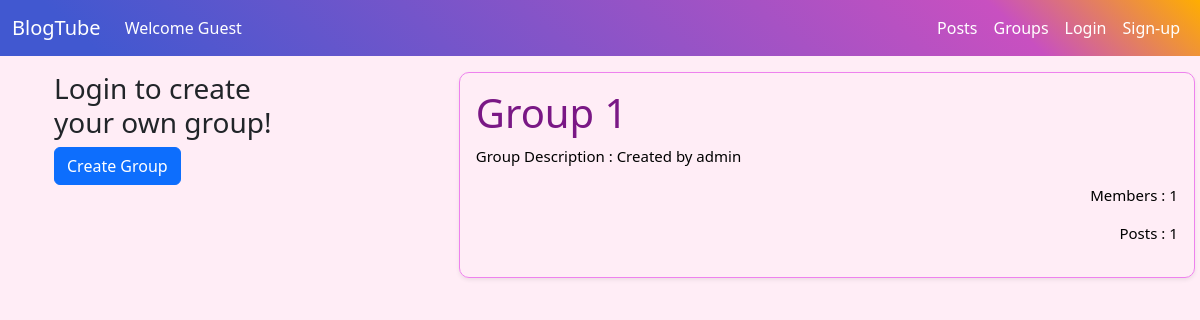
Page /group/group_list/ on the earlier database version.
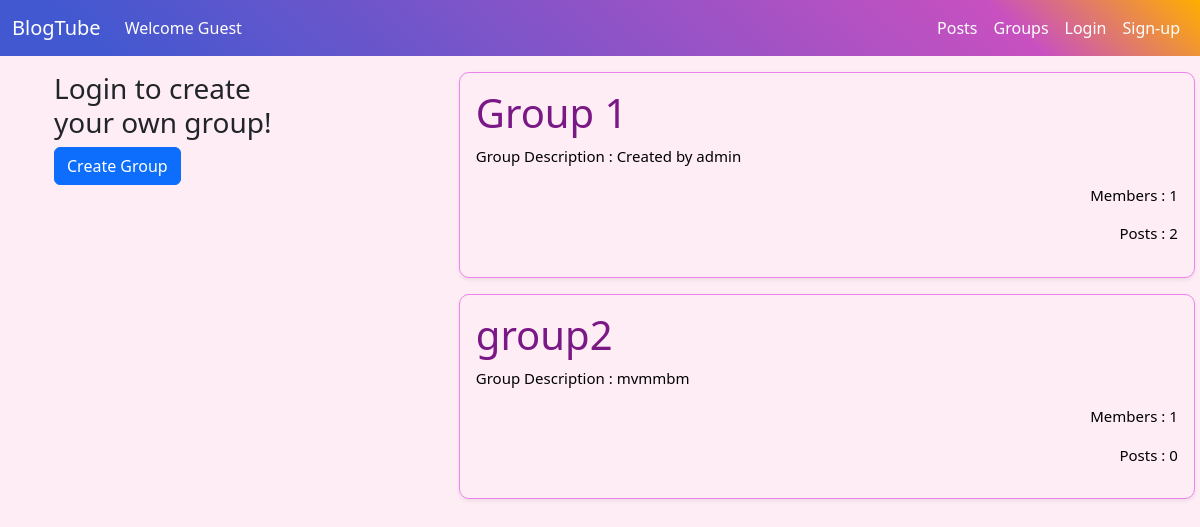
Same page on the later database version.
### group/models.py (models this page shows, shortened)
class Group(models.Model):
    name = models.CharField(max_length=1000)
    description = models.CharField(max_length=5000)
    profile = models.ManyToManyField(Profile,through='GroupMember')
    @property
    def postcount(self):
        posts = self.post_set.all()
        post_count = len([post for post in posts])
        return post_count

### blog/models.py (models this page shows, shortened)
class Post(models.Model):
    user = models.ForeignKey(User,related_name='posts',on_delete=models.CASCADE)
    group = models.ForeignKey(Group,on_delete=models.CASCADE)
    title = models.CharField(max_length=250)
    description = models.TextField()
    created_on = models.DateTimeField(default=timezone.now)

### group/views.py (the view)
# urls.py: path("group_list/",views.GroupListView.as_view(),name='group_list'),
class GroupListView(ListView):
    context_object_name = 'group_list'
    model = Group
    template_name = 'group/group_list.html'
    extra_context = {'title': 'Groups'}

### group/templates/group/group_list.html (shortened to what this page needs)
{% extends 'base.html' %}
{% block content %}
<div id="all-group" class="container-fluid">
    <div class="container">
      <div class="row">
            <div class="col-lg-4">
                <div class="container mt-3">
                    {% if user.is_authenticated %}
                    <div class="col-lg-8">
                        <h1>Hello {{ user.username }}!</h1>
                    </div>
                    <div class="col-lg-8">
                        <a class="btn btn-primary" href="{% url 'group:group_create' %}" >Create Group</a>
                    </div>
                    {% else %}
                    <div class="col-lg-8">
                        <h3>Login to create your own group!</h3>
                    </div>
                    <div class="col-lg-8">
                        <a class="btn btn-primary" href="{% url 'group:group_create' %}" >Create Group</a>
                    </div>
                    {% endif %}
                </div>
            </div>
            <div class="col-lg-8">
                {% for group in group_list %}
                <div id="post-container" class="container shadow-sm p-3 mt-3" >
                    <h1><a class="title" style="color: #7a1885;" href="{% url 'group:group_detail' pk=group.pk %}">{{ group.name }}</h1>
                    <p id="post-data">Group Description : {{ group.description }}</p>
                    <p id="post-data" class="text-end">Members : {{ group.memberships.count }}</p>
                    <p id="post-data" class="text-end">Posts : {{ group.postcount }}</p>
                </div>
                {% endfor %}
            </div>
        </div>
    </div>
</div>
{% endblock content %}

Differences in the rows shown:
computed for Group "Group 1": postcount "1" → "2"
added Group: name "group2", description "mvmmbm", memberships.count "1", postcount "0"
